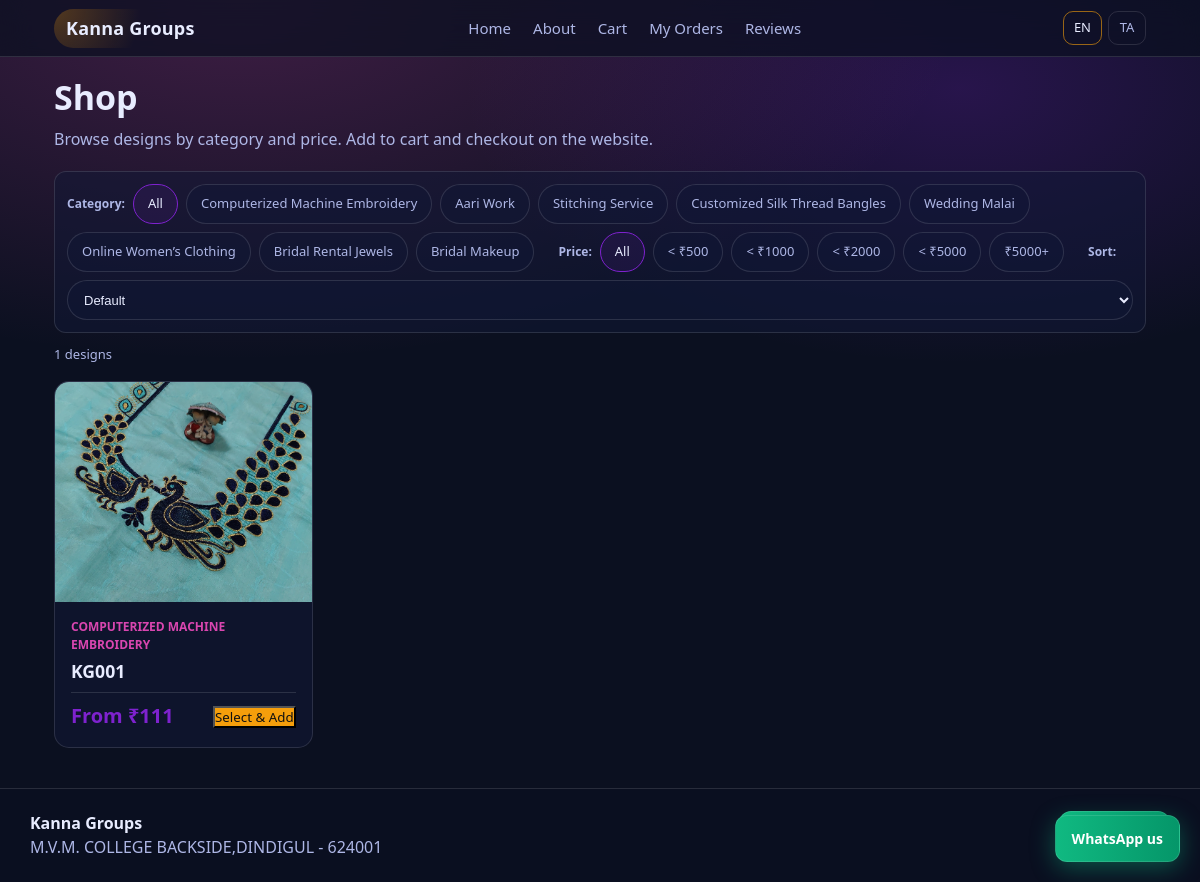
Page /shop on the committed database.
### app/models.py (models this page shows, shortened)
class Setting(db.Model):
    __tablename__ = "setting"
    id = db.Column(db.Integer, primary_key=True)
    key = db.Column(db.String(64), unique=True, nullable=False, index=True)
    value = db.Column(db.Text, nullable=False)

class Service(db.Model):
    __tablename__ = "service"
    id = db.Column(db.Integer, primary_key=True)
    slug = db.Column(db.String(64), unique=True, nullable=False, index=True)
    name_en = db.Column(db.String(128), nullable=False)
    name_ta = db.Column(db.String(128), nullable=False)
    created_at = db.Column(db.DateTime(timezone=True), default=_utcnow, nullable=False)
    designs = db.relationship("Design", backref="service", lazy=True,
                              cascade="all, delete-orphan")

class Design(db.Model):
    __tablename__ = "design"
    id = db.Column(db.Integer, primary_key=True)
    service_id = db.Column(db.Integer, db.ForeignKey("service.id"), nullable=False, index=True)
    title_en = db.Column(db.String(200), nullable=False)
    title_ta = db.Column(db.String(200), nullable=False)
    min_price_inr = db.Column(db.Integer, nullable=True)
    design_charge_inr = db.Column(db.Integer, nullable=True)
    design_charge_first_order_only = db.Column(db.Boolean, nullable=False, default=True)
    design_charge_applied_once = db.Column(db.Boolean, nullable=False, default=False)
    is_new_arrival = db.Column(db.Boolean, nullable=False, default=False)
    image_filename = db.Column(db.String(500), nullable=False, default="")
    created_at = db.Column(db.DateTime(timezone=True), default=_utcnow, nullable=False)
    stitches = db.relationship(
        "DesignStitches", backref="design", uselist=False, lazy=True,
        cascade="all, delete-orphan"
    )
    images = db.relationship(
        "DesignImage", backref="design", lazy=True,
        cascade="all, delete-orphan", order_by="DesignImage.id"
    )

### app/routes/public.py (the view, shortened to what this page needs)
@bp.get("/shop")
def shop():
    lang = _lang()
    cat = request.args.get("cat", "all")
    price_filter = request.args.get("pf", "all")
    sort = request.args.get("sort", "default")
    q = Design.query.join(Service)
    if cat != "all":
        q = q.filter(Service.slug == cat)
    designs = q.order_by(Design.created_at.desc()).all()
    if sort == "asc":
        designs = sorted(designs, key=lambda d: (d.min_price_inr or 0))
    elif sort == "desc":
        designs = sorted(designs, key=lambda d: (d.min_price_inr or 0), reverse=True)
    elif sort == "name":
        designs = sorted(designs, key=lambda d: (d.title_en or ""))
    services = Service.query.order_by(Service.id).all()
    return render_template(
        "shop/shop.html",
        designs=designs,
        services=services,
        lang=lang,
        business_name=get_setting("business_name", "Kanna Groups"),
        whatsapp=get_setting("whatsapp_number", "+919344272890"),
        location=get_setting("location", ""),
        cat=cat,
        price_filter=price_filter,
        sort=sort,
    )

### app/models.py (called while the page is built)
def get_setting(key: str, default: str = "") -> str:
    s = Setting.query.filter_by(key=key).first()
    return s.value if s else default

### app/routes/public.py (called while the page is built)
def _lang() -> str:
    lang = request.args.get("lang", "en").lower()
    return "ta" if lang == "ta" else "en"

### app/templates/shop/shop.html (shortened to what this page needs)
{% extends "base.html" %}
{% block content %}
  <div class="page-header">
    <h1>{{ 'Shop' if lang=='en' else 'ஷாப்' }}</h1>
    <p class="muted">{{ 'Browse designs by category and price. Add to cart and checkout on the website.' if lang=='en' else 'வகை மற்றும் விலை படி டிசைன்களை பாருங்கள். கார்ட்டில் சேர்த்து வலைத்தளத்தில் செக்அவுட் செய்யுங்கள்.' }}</p>
  </div>
  <div class="filter-bar">
    <span class="filter-label">{{ 'Category:' if lang=='en' else 'வகை:' }}</span>
    <a class="pft {{ 'active' if cat=='all' else '' }}" href="{{ url_for('public.shop', lang=lang, pf=price_filter, sort=sort) }}">{{ 'All' if lang=='en' else 'அனைத்தும்' }}</a>
    {% for s in services %}
      <a class="pft {{ 'active' if cat==s.slug else '' }}" href="{{ url_for('public.shop', lang=lang, cat=s.slug, pf=price_filter, sort=sort) }}">{{ s.name_en if lang=='en' else s.name_ta }}</a>
    {% endfor %}
    <span class="filter-label" style="margin-left:1rem">{{ 'Price:' if lang=='en' else 'விலை:' }}</span>
    <a class="pft {{ 'active' if price_filter=='all' else '' }}" href="{{ url_for('public.shop', lang=lang, cat=cat, sort=sort) }}">All</a>
    <a class="pft {{ 'active' if price_filter=='u500' else '' }}" href="{{ url_for('public.shop', lang=lang, cat=cat, pf='u500', sort=sort) }}">&lt; ₹500</a>
    <a class="pft {{ 'active' if price_filter=='u1000' else '' }}" href="{{ url_for('public.shop', lang=lang, cat=cat, pf='u1000', sort=sort) }}">&lt; ₹1000</a>
    <a class="pft {{ 'active' if price_filter=='u2000' else '' }}" href="{{ url_for('public.shop', lang=lang, cat=cat, pf='u2000', sort=sort) }}">&lt; ₹2000</a>
    <a class="pft {{ 'active' if price_filter=='u5000' else '' }}" href="{{ url_for('public.shop', lang=lang, cat=cat, pf='u5000', sort=sort) }}">&lt; ₹5000</a>
    <a class="pft {{ 'active' if price_filter=='5kp' else '' }}" href="{{ url_for('public.shop', lang=lang, cat=cat, pf='5kp', sort=sort) }}">₹5000+</a>
    <span class="filter-label" style="margin-left:1rem">{{ 'Sort:' if lang=='en' else 'வரிசை:' }}</span>
    <select class="sort-sel" onchange="window.location.href=this.value">
      <option value="{{ url_for('public.shop', lang=lang, cat=cat, pf=price_filter, sort='default') }}" {{ 'selected' if sort=='default' else '' }}>{{ 'Default' if lang=='en' else 'இயல்பு' }}</option>
    </select>
  </div>
  <div class="result-count">{{ designs|length }} {{ 'designs' if lang=='en' else 'டிசைன்கள்' }}</div>
  {% if not designs %}
    <div class="empty">{{ 'No designs match. Try another filter.' if lang=='en' else 'பொருந்தும் டிசைன்கள் இல்லை.' }}</div>
  {% else %}
    <div class="pgrid">
      {% for d in designs %}
        <div class="pcard">
          <a href="{{ url_for('public.design_detail', design_id=d.id, lang=lang) }}" class="pimg-link">
            <div class="pimg" style="background-image:url({{ img_url(d.image_filename) }});background-size:cover;background-position:center"></div>
          </a>
          <div class="pinfo">
            <div class="pcat">{{ d.service.name_en if lang=='en' else d.service.name_ta }}</div>
            <h3 class="pname"><a href="{{ url_for('public.design_detail', design_id=d.id, lang=lang) }}">{{ d.title_en if lang=='en' else d.title_ta }}</a></h3>
            <div class="pfooter">
              <span class="pprice">{% if d.min_price_inr %}{{ 'From' if lang=='en' else 'தொடக்கம்' }} ₹{{ d.min_price_inr }}{% else %}{{ 'Enquiry' if lang=='en' else 'கேள்வி' }}{% endif %}</span>
              {% if d.min_price_inr %}
                <form method="post" action="{{ url_for('public.cart_add', lang=lang) }}" style="display:inline">
                  <button type="submit" class="atcbtn">{{ 'Select & Add' if lang=='en' else 'தேர்வு செய்து சேர்' }}</button>
                </form>
              {% else %}
                <a class="btn btn-outline" href="https://wa.me/{{ whatsapp | replace('+','') }}?text={{ ('Enquiry: ' ~ d.title_en) | urlencode }}" target="_blank" rel="noreferrer">{{ 'Enquire' if lang=='en' else 'கேள்வி' }}</a>
              {% endif %}
            </div>
          </div>
        </div>
      {% endfor %}
    </div>
  {% endif %}
{% endblock %}

### app/templates/base.html (shortened to what this page needs)
<!doctype html>
<html lang="{{ 'ta' if lang == 'ta' else 'en' }}">
  <head>
    <link rel="stylesheet" href="{{ url_for('static', filename='css/styles.css') }}" />
  </head>
  <body>
    <header class="topbar">
      <div class="container topbar-inner">
        <a class="brand" href="{{ url_for('public.home', lang=lang) }}">{{ business_name or "Kanna Groups" }}</a>
        <nav class="nav" id="mainNav">
          <a href="{{ url_for('public.home', lang=lang) }}">{{ 'Home' if lang=='en' else 'முகப்பு' }}</a>
          <a href="{{ url_for('public.about', lang=lang) }}">{{ 'About' if lang=='en' else 'எங்களைப் பற்றி' }}</a>
          <a href="{{ url_for('public.cart_page', lang=lang) }}">{{ 'Cart' if lang=='en' else 'கார்ட்' }}{% if cart_count %}<span class="cart-badge">{{ cart_count }}</span>{% endif %}</a>
          <a href="{{ url_for('public.my_orders', lang=lang) }}">{{ 'My Orders' if lang=='en' else 'என் ஆர்டர்கள்' }}</a>
          <a href="{{ url_for('public.reviews_page', lang=lang) }}">{{ 'Reviews' if lang=='en' else 'ரிவியூக்கள்' }}</a>
        </nav>
        <div class="lang lang-desktop">
          <a class="{{ 'active' if lang=='en' else '' }}" href="{{ request.path }}?lang=en">EN</a>
          <a class="{{ 'active' if lang=='ta' else '' }}" href="{{ request.path }}?lang=ta">TA</a>
        </div>
      </div>
    </header>
    <main class="container">
      {% block content %}{% endblock %}
    </main>
    <footer class="footer" id="contact">
      <div class="container footer-inner">
        <div>
          <div class="footer-title">{{ business_name or "Kanna Groups" }}</div>
          <div class="muted">{{ location or '' }}</div>
        </div>
        {% if whatsapp %}
          <a class="btn btn-whatsapp" href="https://wa.me/{{ whatsapp | replace('+','') }}" target="_blank" rel="noreferrer">
            WhatsApp
          </a>
        {% endif %}
      </div>
    </footer>
    {% if whatsapp %}
      <div class="floating-wa">
        <a class="btn btn-whatsapp" href="https://wa.me/{{ whatsapp | replace('+','') }}" target="_blank" rel="noreferrer">
          {{ 'WhatsApp us' if lang=='en' else 'WhatsApp-ல் தொடர்பு' }}
        </a>
      </div>
    {% endif %}
  </body>
</html>

### rows in the picture
Setting: value "Kanna Groups"
Service: name_en "Computerized Machine Embroidery"
Service: name_en "Aari Work"
Service: name_en "Stitching Service"
Service: name_en "Customized Silk Thread Bangles"
Service: name_en "Wedding Malai"
Service: name_en "Online Women’s Clothing"
Service: name_en "Bridal Rental Jewels"
Service: name_en "Bridal Makeup"
Design: image_filename (picture), service "COMPUTERIZED MACHINE EMBROIDERY", title_en "KG001", value "From", min_price_inr "111", value "Select & Add"
Setting: value "M.V.M. COLLEGE BACKSIDE,DINDIGUL - 624001"

### other values in the picture
{{ 'Home' if lang=='en' else 'முகப்பு' }} "Home"
{{ 'About' if lang=='en' else 'எங்களைப் பற்றி' }} "About"
{{ 'Cart' if lang=='en' else 'கார்ட்' }} "Cart"
{{ 'My Orders' if lang=='en' else 'என் ஆர்டர்கள்' }} "My Orders"
{{ 'Reviews' if lang=='en' else 'ரிவியூக்கள்' }} "Reviews"
{{ 'Shop' if lang=='en' else 'ஷாப்' }} "Shop"
{{ 'Category:' if lang=='en' else 'வகை:' }} "Category:"
{{ 'All' if lang=='en' else 'அனைத்தும்' }} "All"
{{ 'Price:' if lang=='en' else 'விலை:' }} "Price:"
{{ 'Sort:' if lang=='en' else 'வரிசை:' }} "Sort:"
{{ designs|length }} "1"
{{ 'designs' if lang=='en' else 'டிசைன்கள்' }} "designs"
{{ 'WhatsApp us' if lang=='en' else 'WhatsApp-ல் தொடர்பு' }} "WhatsApp us"
form field value "Default"
